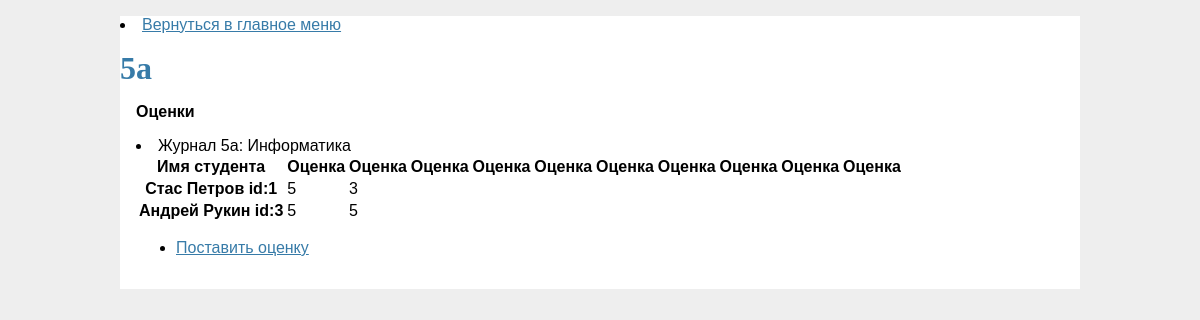
/journal/5а/Информатика, run on the app's committed database.
### teacher/model.py (models this page shows, shortened)
class Course(db.Model):
    __tablename__ = 'courses'
    id = db.Column(db.Integer, primary_key=True)
    course_name = db.Column(db.String(50), nullable = True)

class Student(db.Model):
    __tablename__ = 'students'
    id = db.Column(db.Integer, primary_key=True)
    fullname = db.Column(db.String(50), nullable = True)
    group_id = db.Column(db.Integer, db.ForeignKey('groups.id'))
    group = relationship("Group", backref="students")

class Estimate(db.Model):
    __tablename__ = 'estimates'
    id = db.Column(db.Integer, primary_key=True)
    estimate = db.Column(db.String(50), nullable=True)
    course_id = db.Column(db.Integer, db.ForeignKey('courses.id'))
    student_id = db.Column(db.Integer, db.ForeignKey('students.id'))
    student = relationship('Student', backref='estimates')
    course = relationship('Course', backref='estimates')

### teacher/__init__.py (the view)
    @app.route('/journal/<group>/<course>', methods=('POST', 'GET'))
    def get_estimates_table(group, course):
        group_in_database = Group.query.filter(Group.group_name == group).first()
        students = Student.query.filter(Student.group_id == group_in_database.id).all()
        course_in_database = Course.query.filter(Course.course_name == course).first()
        estimates = Estimate.query.filter(Estimate.course_id == course_in_database.id).all()
        return render_template('estimates.html', students=students, course=course, group=group, estimates=estimates)

### teacher/templates/estimates.html
{% extends 'groups.html' %}
{% block content %}
<p><label>Оценки</label></p>
<li>Журнал {{ group }}:   {{ course }}</li>
<table>
    <thead>
      <tr>
        <th scope="col">Имя студента</th>
        <th scope="col">Оценка</th>
        <th scope="col">Оценка</th>
        <th scope="col">Оценка</th>
        <th scope="col">Оценка</th>
        <th scope="col">Оценка</th>
        <th scope="col">Оценка</th>
        <th scope="col">Оценка</th>
        <th scope="col">Оценка</th>
        <th scope="col">Оценка</th>
        <th scope="col">Оценка</th>
      </tr>
    </thead>
    <tbody>
        {% for student in students %}
      <tr>
        <th scope="row">{{ student.fullname }} id:{{ student.id }}</th>
        {% for estimate in estimates %}
            {% if estimate.student_id == student.id %}
                <td>{{ estimate.estimate }}</td>
            {% endif %}
        {% endfor %}
      </tr>
      {% endfor %}
  </table>
<ul class="mainmenu">
    <li><a href="{{ url_for('add_estimate', group=group, course=course) }}">Поставить оценку</a></li>
</ul>
{% endblock %}

### teacher/static/style.css (style rules this page uses)
html { font-family: sans-serif; background: #eee; padding: 1rem; }
body { max-width: 960px; margin: 0 auto; background: white; }
a { color: #377ba8; }
.content label { font-weight: bold; margin-bottom: 0.5em; }

### data on the page
Course: course_name "Информатика"
Student: fullname "Стас Петров", id "1"
Estimate: estimate "5"
Estimate: estimate "3"
Student: fullname "Андрей Рукин", id "3"
Estimate: estimate "5"
Estimate: estimate "5"

### other printed values
{{ group }} "5а"
